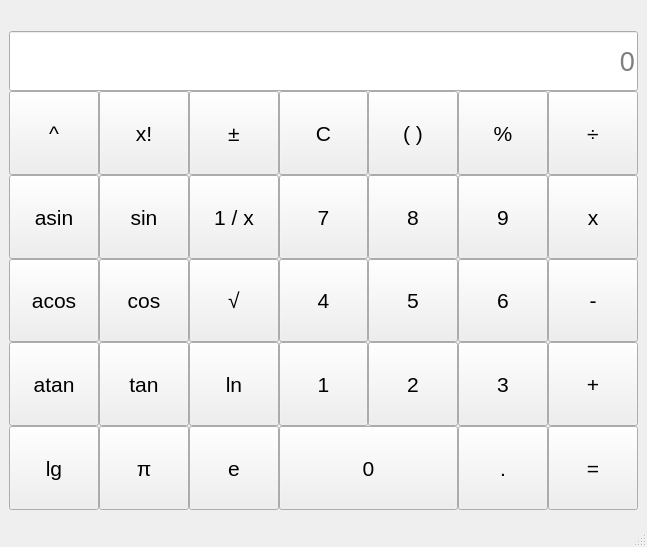
<?xml version="1.0" encoding="UTF-8"?>
<ui version="4.0">
 <class>MainWindow</class>
 <widget class="QMainWindow" name="MainWindow">
  <property name="geometry">
   <rect>
    <x>0</x>
    <y>0</y>
    <width>647</width>
    <height>547</height>
   </rect>
  </property>
  <property name="font">
   <font>
    <pointsize>14</pointsize>
   </font>
  </property>
  <property name="windowTitle">
   <string>Калькулятор</string>
  </property>
  <property name="windowIcon">
   <iconset resource="../resources.qrc">
    <normaloff>:/resources/icon.jpg</normaloff>:/resources/icon.jpg</iconset>
  </property>
  <widget class="QWidget" name="centralwidget">
   <layout class="QVBoxLayout" name="verticalLayout_2">
    <item>
     <layout class="QVBoxLayout" name="verticalLayout" stretch="0,1,7">
      <property name="spacing">
       <number>0</number>
      </property>
      <item>
       <widget class="QLabel" name="statusLabel">
        <property name="font">
         <font>
          <pointsize>14</pointsize>
          <bold>false</bold>
         </font>
        </property>
        <property name="text">
         <string/>
        </property>
        <property name="alignment">
         <set>Qt::AlignRight|Qt::AlignTrailing|Qt::AlignVCenter</set>
        </property>
       </widget>
      </item>
      <item>
       <widget class="QLineEdit" name="editExpression">
        <property name="sizePolicy">
         <sizepolicy hsizetype="Expanding" vsizetype="Expanding">
          <horstretch>0</horstretch>
          <verstretch>0</verstretch>
         </sizepolicy>
        </property>
        <property name="font">
         <font>
          <pointsize>20</pointsize>
         </font>
        </property>
        <property name="frame">
         <bool>true</bool>
        </property>
        <property name="alignment">
         <set>Qt::AlignRight|Qt::AlignTrailing|Qt::AlignVCenter</set>
        </property>
        <property name="placeholderText">
         <string>0</string>
        </property>
       </widget>
      </item>
      <item>
       <layout class="QGridLayout" name="inputLayout">
        <property name="spacing">
         <number>0</number>
        </property>
        <item row="3" column="2">
         <widget class="QPushButton" name="pushSqrt">
          <property name="sizePolicy">
           <sizepolicy hsizetype="Preferred" vsizetype="Expanding">
            <horstretch>0</horstretch>
            <verstretch>0</verstretch>
           </sizepolicy>
          </property>
          <property name="font">
           <font>
            <pointsize>16</pointsize>
            <bold>false</bold>
           </font>
          </property>
          <property name="text">
           <string>√</string>
          </property>
         </widget>
        </item>
        <item row="2" column="3">
         <widget class="QPushButton" name="push7">
          <property name="sizePolicy">
           <sizepolicy hsizetype="Preferred" vsizetype="Expanding">
            <horstretch>0</horstretch>
            <verstretch>0</verstretch>
           </sizepolicy>
          </property>
          <property name="font">
           <font>
            <pointsize>16</pointsize>
            <bold>false</bold>
           </font>
          </property>
          <property name="text">
           <string>7</string>
          </property>
         </widget>
        </item>
        <item row="4" column="6">
         <widget class="QPushButton" name="pushAdd">
          <property name="sizePolicy">
           <sizepolicy hsizetype="Preferred" vsizetype="Expanding">
            <horstretch>0</horstretch>
            <verstretch>0</verstretch>
           </sizepolicy>
          </property>
          <property name="font">
           <font>
            <pointsize>16</pointsize>
            <bold>false</bold>
           </font>
          </property>
          <property name="text">
           <string>+</string>
          </property>
         </widget>
        </item>
        <item row="5" column="1">
         <widget class="QPushButton" name="pushPi">
          <property name="sizePolicy">
           <sizepolicy hsizetype="Preferred" vsizetype="Expanding">
            <horstretch>0</horstretch>
            <verstretch>0</verstretch>
           </sizepolicy>
          </property>
          <property name="font">
           <font>
            <pointsize>16</pointsize>
            <bold>false</bold>
           </font>
          </property>
          <property name="text">
           <string>π</string>
          </property>
         </widget>
        </item>
        <item row="4" column="3">
         <widget class="QPushButton" name="push1">
          <property name="sizePolicy">
           <sizepolicy hsizetype="Preferred" vsizetype="Expanding">
            <horstretch>0</horstretch>
            <verstretch>0</verstretch>
           </sizepolicy>
          </property>
          <property name="font">
           <font>
            <pointsize>16</pointsize>
            <bold>false</bold>
           </font>
          </property>
          <property name="text">
           <string>1</string>
          </property>
         </widget>
        </item>
        <item row="2" column="6">
         <widget class="QPushButton" name="pushMult">
          <property name="sizePolicy">
           <sizepolicy hsizetype="Preferred" vsizetype="Expanding">
            <horstretch>0</horstretch>
            <verstretch>0</verstretch>
           </sizepolicy>
          </property>
          <property name="font">
           <font>
            <pointsize>16</pointsize>
            <bold>false</bold>
           </font>
          </property>
          <property name="text">
           <string>x</string>
          </property>
         </widget>
        </item>
        <item row="4" column="0">
         <widget class="QPushButton" name="pushAtan">
          <property name="sizePolicy">
           <sizepolicy hsizetype="Preferred" vsizetype="Expanding">
            <horstretch>0</horstretch>
            <verstretch>0</verstretch>
           </sizepolicy>
          </property>
          <property name="font">
           <font>
            <pointsize>16</pointsize>
            <bold>false</bold>
           </font>
          </property>
          <property name="text">
           <string>atan</string>
          </property>
         </widget>
        </item>
        <item row="4" column="2">
         <widget class="QPushButton" name="pushLn">
          <property name="sizePolicy">
           <sizepolicy hsizetype="Preferred" vsizetype="Expanding">
            <horstretch>0</horstretch>
            <verstretch>0</verstretch>
           </sizepolicy>
          </property>
          <property name="font">
           <font>
            <pointsize>16</pointsize>
            <bold>false</bold>
           </font>
          </property>
          <property name="text">
           <string>ln</string>
          </property>
         </widget>
        </item>
        <item row="5" column="0">
         <widget class="QPushButton" name="pushLg">
          <property name="sizePolicy">
           <sizepolicy hsizetype="Preferred" vsizetype="Expanding">
            <horstretch>0</horstretch>
            <verstretch>0</verstretch>
           </sizepolicy>
          </property>
          <property name="font">
           <font>
            <pointsize>16</pointsize>
            <bold>false</bold>
           </font>
          </property>
          <property name="text">
           <string>lg</string>
          </property>
         </widget>
        </item>
        <item row="5" column="2">
         <widget class="QPushButton" name="pushE">
          <property name="sizePolicy">
           <sizepolicy hsizetype="Preferred" vsizetype="Expanding">
            <horstretch>0</horstretch>
            <verstretch>0</verstretch>
           </sizepolicy>
          </property>
          <property name="font">
           <font>
            <pointsize>16</pointsize>
            <bold>false</bold>
           </font>
          </property>
          <property name="text">
           <string>e</string>
          </property>
         </widget>
        </item>
        <item row="2" column="2">
         <widget class="QPushButton" name="pushFract">
          <property name="sizePolicy">
           <sizepolicy hsizetype="Preferred" vsizetype="Expanding">
            <horstretch>0</horstretch>
            <verstretch>0</verstretch>
           </sizepolicy>
          </property>
          <property name="font">
           <font>
            <pointsize>16</pointsize>
            <bold>false</bold>
           </font>
          </property>
          <property name="text">
           <string>1 / x</string>
          </property>
         </widget>
        </item>
        <item row="0" column="0">
         <widget class="QPushButton" name="pushPow">
          <property name="sizePolicy">
           <sizepolicy hsizetype="Preferred" vsizetype="Expanding">
            <horstretch>0</horstretch>
            <verstretch>0</verstretch>
           </sizepolicy>
          </property>
          <property name="font">
           <font>
            <pointsize>16</pointsize>
            <bold>false</bold>
           </font>
          </property>
          <property name="text">
           <string>^</string>
          </property>
         </widget>
        </item>
        <item row="0" column="3">
         <widget class="QPushButton" name="pushClear">
          <property name="sizePolicy">
           <sizepolicy hsizetype="Preferred" vsizetype="Expanding">
            <horstretch>0</horstretch>
            <verstretch>0</verstretch>
           </sizepolicy>
          </property>
          <property name="font">
           <font>
            <pointsize>16</pointsize>
            <bold>false</bold>
           </font>
          </property>
          <property name="text">
           <string>C</string>
          </property>
         </widget>
        </item>
        <item row="0" column="1">
         <widget class="QPushButton" name="pushFact">
          <property name="sizePolicy">
           <sizepolicy hsizetype="Preferred" vsizetype="Expanding">
            <horstretch>0</horstretch>
            <verstretch>0</verstretch>
           </sizepolicy>
          </property>
          <property name="font">
           <font>
            <pointsize>16</pointsize>
            <bold>false</bold>
           </font>
          </property>
          <property name="text">
           <string>x!</string>
          </property>
         </widget>
        </item>
        <item row="3" column="4">
         <widget class="QPushButton" name="push5">
          <property name="sizePolicy">
           <sizepolicy hsizetype="Preferred" vsizetype="Expanding">
            <horstretch>0</horstretch>
            <verstretch>0</verstretch>
           </sizepolicy>
          </property>
          <property name="font">
           <font>
            <pointsize>16</pointsize>
            <bold>false</bold>
           </font>
          </property>
          <property name="text">
           <string>5</string>
          </property>
         </widget>
        </item>
        <item row="4" column="1">
         <widget class="QPushButton" name="pushTan">
          <property name="sizePolicy">
           <sizepolicy hsizetype="Preferred" vsizetype="Expanding">
            <horstretch>0</horstretch>
            <verstretch>0</verstretch>
           </sizepolicy>
          </property>
          <property name="font">
           <font>
            <pointsize>16</pointsize>
            <bold>false</bold>
           </font>
          </property>
          <property name="text">
           <string>tan</string>
          </property>
         </widget>
        </item>
        <item row="5" column="6">
         <widget class="QPushButton" name="pushEval">
          <property name="sizePolicy">
           <sizepolicy hsizetype="Preferred" vsizetype="Expanding">
            <horstretch>0</horstretch>
            <verstretch>0</verstretch>
           </sizepolicy>
          </property>
          <property name="font">
           <font>
            <pointsize>16</pointsize>
            <bold>false</bold>
           </font>
          </property>
          <property name="text">
           <string>=</string>
          </property>
         </widget>
        </item>
        <item row="2" column="5">
         <widget class="QPushButton" name="push9">
          <property name="sizePolicy">
           <sizepolicy hsizetype="Preferred" vsizetype="Expanding">
            <horstretch>0</horstretch>
            <verstretch>0</verstretch>
           </sizepolicy>
          </property>
          <property name="font">
           <font>
            <pointsize>16</pointsize>
            <bold>false</bold>
           </font>
          </property>
          <property name="text">
           <string>9</string>
          </property>
         </widget>
        </item>
        <item row="0" column="2">
         <widget class="QPushButton" name="pushInvert">
          <property name="sizePolicy">
           <sizepolicy hsizetype="Preferred" vsizetype="Expanding">
            <horstretch>0</horstretch>
            <verstretch>0</verstretch>
           </sizepolicy>
          </property>
          <property name="font">
           <font>
            <pointsize>16</pointsize>
            <bold>false</bold>
           </font>
          </property>
          <property name="text">
           <string>±</string>
          </property>
         </widget>
        </item>
        <item row="2" column="0">
         <widget class="QPushButton" name="pushAsin">
          <property name="sizePolicy">
           <sizepolicy hsizetype="Preferred" vsizetype="Expanding">
            <horstretch>0</horstretch>
            <verstretch>0</verstretch>
           </sizepolicy>
          </property>
          <property name="font">
           <font>
            <pointsize>16</pointsize>
            <bold>false</bold>
           </font>
          </property>
          <property name="text">
           <string>asin</string>
          </property>
         </widget>
        </item>
        <item row="3" column="5">
         <widget class="QPushButton" name="push6">
          <property name="sizePolicy">
           <sizepolicy hsizetype="Preferred" vsizetype="Expanding">
            <horstretch>0</horstretch>
            <verstretch>0</verstretch>
           </sizepolicy>
          </property>
          <property name="font">
           <font>
            <pointsize>16</pointsize>
            <bold>false</bold>
           </font>
          </property>
          <property name="text">
           <string>6</string>
          </property>
         </widget>
        </item>
        <item row="0" column="4">
         <widget class="QPushButton" name="pushBracket">
          <property name="sizePolicy">
           <sizepolicy hsizetype="Preferred" vsizetype="Expanding">
            <horstretch>0</horstretch>
            <verstretch>0</verstretch>
           </sizepolicy>
          </property>
          <property name="font">
           <font>
            <pointsize>16</pointsize>
            <bold>false</bold>
           </font>
          </property>
          <property name="text">
           <string>( )</string>
          </property>
         </widget>
        </item>
        <item row="2" column="4">
         <widget class="QPushButton" name="push8">
          <property name="sizePolicy">
           <sizepolicy hsizetype="Preferred" vsizetype="Expanding">
            <horstretch>0</horstretch>
            <verstretch>0</verstretch>
           </sizepolicy>
          </property>
          <property name="font">
           <font>
            <pointsize>16</pointsize>
            <bold>false</bold>
           </font>
          </property>
          <property name="text">
           <string>8</string>
          </property>
         </widget>
        </item>
        <item row="3" column="1">
         <widget class="QPushButton" name="pushCos">
          <property name="sizePolicy">
           <sizepolicy hsizetype="Preferred" vsizetype="Expanding">
            <horstretch>0</horstretch>
            <verstretch>0</verstretch>
           </sizepolicy>
          </property>
          <property name="font">
           <font>
            <pointsize>16</pointsize>
            <bold>false</bold>
           </font>
          </property>
          <property name="text">
           <string>cos</string>
          </property>
         </widget>
        </item>
        <item row="2" column="1">
         <widget class="QPushButton" name="pushSin">
          <property name="sizePolicy">
           <sizepolicy hsizetype="Preferred" vsizetype="Expanding">
            <horstretch>0</horstretch>
            <verstretch>0</verstretch>
           </sizepolicy>
          </property>
          <property name="font">
           <font>
            <pointsize>16</pointsize>
            <bold>false</bold>
           </font>
          </property>
          <property name="text">
           <string>sin</string>
          </property>
         </widget>
        </item>
        <item row="3" column="6">
         <widget class="QPushButton" name="pushMinus">
          <property name="sizePolicy">
           <sizepolicy hsizetype="Preferred" vsizetype="Expanding">
            <horstretch>0</horstretch>
            <verstretch>0</verstretch>
           </sizepolicy>
          </property>
          <property name="font">
           <font>
            <pointsize>16</pointsize>
            <bold>false</bold>
           </font>
          </property>
          <property name="text">
           <string>-</string>
          </property>
         </widget>
        </item>
        <item row="3" column="3">
         <widget class="QPushButton" name="push4">
          <property name="sizePolicy">
           <sizepolicy hsizetype="Preferred" vsizetype="Expanding">
            <horstretch>0</horstretch>
            <verstretch>0</verstretch>
           </sizepolicy>
          </property>
          <property name="font">
           <font>
            <pointsize>16</pointsize>
            <bold>false</bold>
           </font>
          </property>
          <property name="text">
           <string>4</string>
          </property>
         </widget>
        </item>
        <item row="5" column="5">
         <widget class="QPushButton" name="pushDot">
          <property name="sizePolicy">
           <sizepolicy hsizetype="Preferred" vsizetype="Expanding">
            <horstretch>0</horstretch>
            <verstretch>0</verstretch>
           </sizepolicy>
          </property>
          <property name="font">
           <font>
            <pointsize>16</pointsize>
            <bold>false</bold>
           </font>
          </property>
          <property name="text">
           <string>.</string>
          </property>
         </widget>
        </item>
        <item row="0" column="5">
         <widget class="QPushButton" name="pushMod">
          <property name="sizePolicy">
           <sizepolicy hsizetype="Preferred" vsizetype="Expanding">
            <horstretch>0</horstretch>
            <verstretch>0</verstretch>
           </sizepolicy>
          </property>
          <property name="font">
           <font>
            <pointsize>16</pointsize>
            <bold>false</bold>
           </font>
          </property>
          <property name="text">
           <string>%</string>
          </property>
         </widget>
        </item>
        <item row="3" column="0">
         <widget class="QPushButton" name="pushAcos">
          <property name="sizePolicy">
           <sizepolicy hsizetype="Preferred" vsizetype="Expanding">
            <horstretch>0</horstretch>
            <verstretch>0</verstretch>
           </sizepolicy>
          </property>
          <property name="font">
           <font>
            <pointsize>16</pointsize>
            <bold>false</bold>
           </font>
          </property>
          <property name="text">
           <string>acos</string>
          </property>
         </widget>
        </item>
        <item row="4" column="5">
         <widget class="QPushButton" name="push3">
          <property name="sizePolicy">
           <sizepolicy hsizetype="Preferred" vsizetype="Expanding">
            <horstretch>0</horstretch>
            <verstretch>0</verstretch>
           </sizepolicy>
          </property>
          <property name="font">
           <font>
            <pointsize>16</pointsize>
            <bold>false</bold>
           </font>
          </property>
          <property name="text">
           <string>3</string>
          </property>
         </widget>
        </item>
        <item row="4" column="4">
         <widget class="QPushButton" name="push2">
          <property name="sizePolicy">
           <sizepolicy hsizetype="Preferred" vsizetype="Expanding">
            <horstretch>0</horstretch>
            <verstretch>0</verstretch>
           </sizepolicy>
          </property>
          <property name="font">
           <font>
            <pointsize>16</pointsize>
            <bold>false</bold>
           </font>
          </property>
          <property name="text">
           <string>2</string>
          </property>
         </widget>
        </item>
        <item row="5" column="3" colspan="2">
         <widget class="QPushButton" name="push0">
          <property name="sizePolicy">
           <sizepolicy hsizetype="Expanding" vsizetype="Expanding">
            <horstretch>0</horstretch>
            <verstretch>0</verstretch>
           </sizepolicy>
          </property>
          <property name="font">
           <font>
            <pointsize>16</pointsize>
            <bold>false</bold>
           </font>
          </property>
          <property name="layoutDirection">
           <enum>Qt::LeftToRight</enum>
          </property>
          <property name="text">
           <string>0</string>
          </property>
         </widget>
        </item>
        <item row="0" column="6">
         <widget class="QPushButton" name="pushDiv">
          <property name="sizePolicy">
           <sizepolicy hsizetype="Preferred" vsizetype="Expanding">
            <horstretch>0</horstretch>
            <verstretch>0</verstretch>
           </sizepolicy>
          </property>
          <property name="font">
           <font>
            <pointsize>16</pointsize>
            <bold>false</bold>
           </font>
          </property>
          <property name="text">
           <string>÷</string>
          </property>
         </widget>
        </item>
       </layout>
      </item>
     </layout>
    </item>
   </layout>
  </widget>
  <widget class="QMenuBar" name="menubar">
   <property name="geometry">
    <rect>
     <x>0</x>
     <y>0</y>
     <width>647</width>
     <height>31</height>
    </rect>
   </property>
  </widget>
  <widget class="QStatusBar" name="statusbar"/>
 </widget>
 <resources>
  <include location="../resources.qrc"/>
 </resources>
 <connections/>
</ui>
